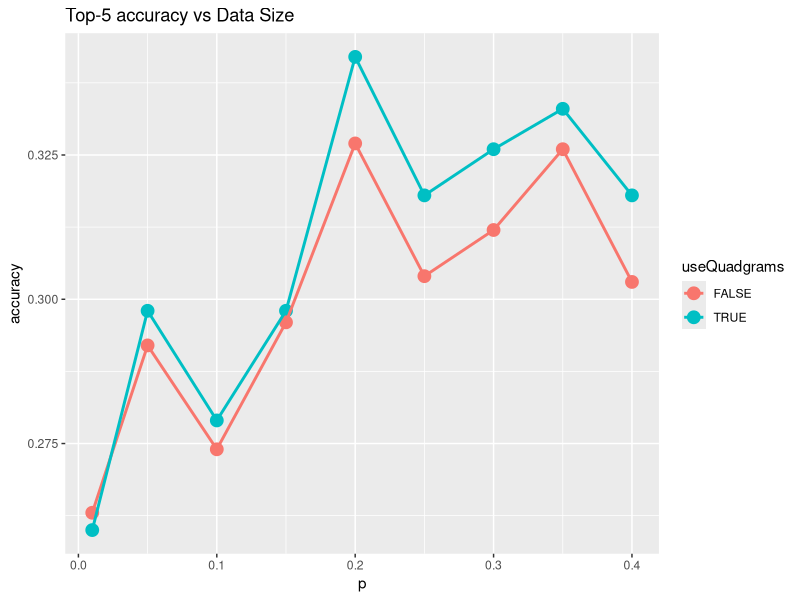
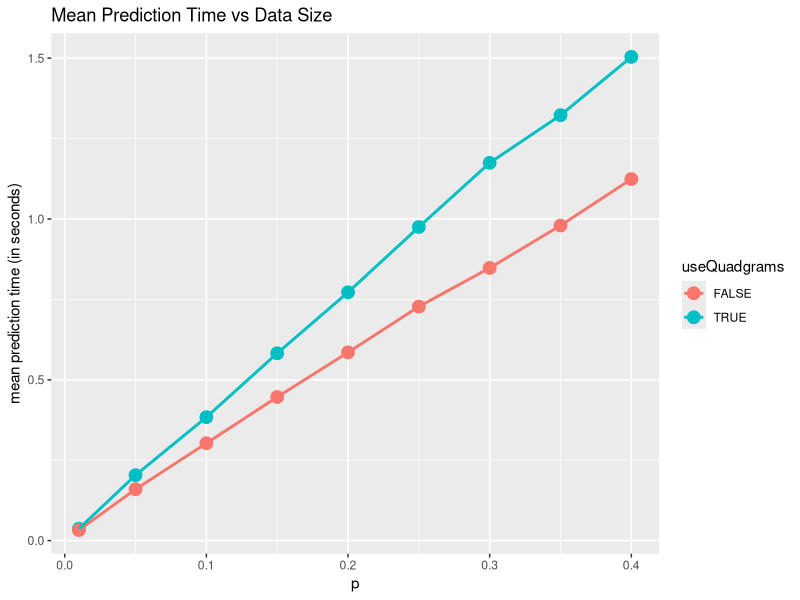
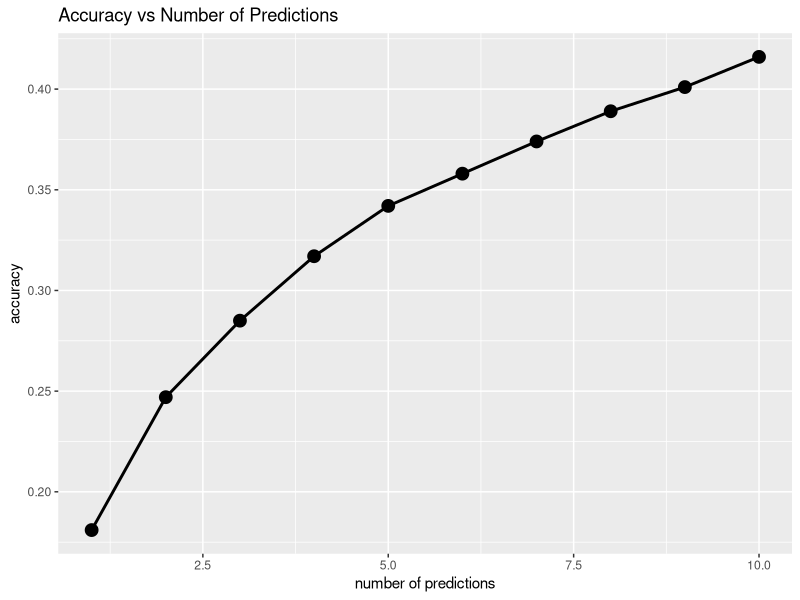
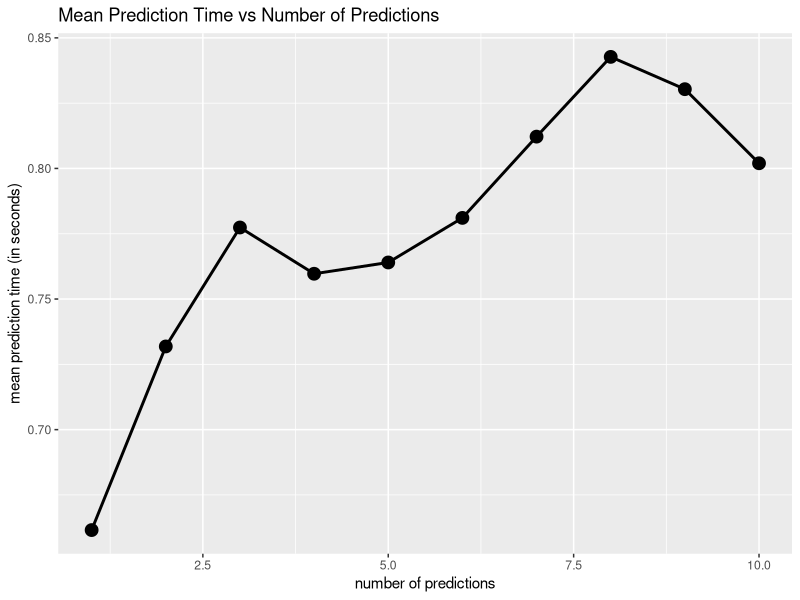

The R script that drew these images, in order:
library(dplyr)
library(ggplot2)

df1 <-  read.csv('evaluationResult_p.csv')
df1 <- tbl_df(df1)
df1 <- filter(df1, lazy)

g1 <- ggplot(df1, aes(x = p, y = accuracy, color = useQuadgrams)) +
      geom_point(size = 4) +
      geom_line(size = 1) +
      ggtitle('Top-5 accuracy vs Data Size') +
      xlab('p') +
      ylab('accuracy')

png(file = 'accuracy_dataSize.png')
print(g1)
dev.off()

g2 <- ggplot(df1, aes(x = p, y = meanPredictionTime, color = useQuadgrams)) +
      geom_point(size = 4) +
      geom_line(size = 1) +
      ggtitle('Mean Prediction Time vs Data Size') +
      xlab('p') +
      ylab('mean prediction time (in seconds)')

png(file = 'meanPredictionTime_dataSize.png')
print(g2)
dev.off()

df2 <- read.csv('evaluationResult_numPredictions.csv')

g3 <- ggplot(df2, aes(x = numPredictions, y = accuracy)) +
      geom_point(size = 4) +
      geom_line(size = 1) +
      ggtitle('Accuracy vs Number of Predictions') +
      xlab('number of predictions') +
      ylab('accuracy')

png(file = 'accuracy_numPredictions.png')
print(g3)
dev.off()

g4 <- ggplot(df2, aes(x = numPredictions, y = meanPredictionTime)) +
      geom_point(size = 4) +
      geom_line(size = 1) +
      ggtitle('Mean Prediction Time vs Number of Predictions') +
      xlab('number of predictions') +
      ylab('mean prediction time (in seconds)')

png(file = 'meanPredictionTime_numPredictions.png')
print(g4)
dev.off()
